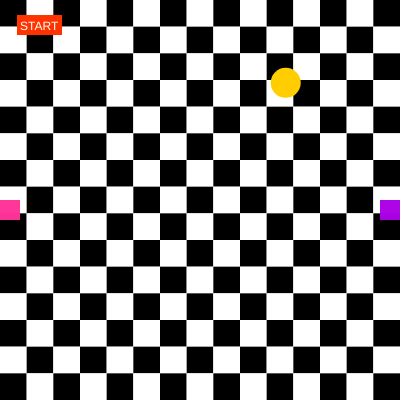
Frame 1 (no input)
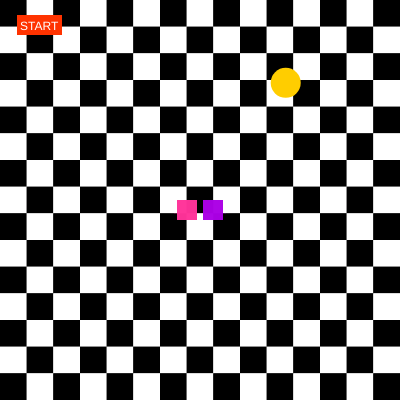
Frame 60 (no input)
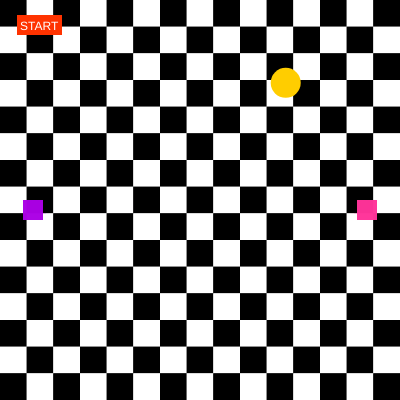
Frame 120 (the mouse pressed at the canvas centre since frame 60)

The p5.js sketch that drew these frames (run headless with seeded random() and noise() and a simulated clock; from frame 60 on, the mouse is pressed at the canvas centre):

// p5.js sketch
// ── sketch.js
// players
var xJ1=0;
var yJ1;
var xJ2;
var yJ2;

//punto
var xE=0;
var yE=0;

//player var
var player1State;
var player2State;
var opacity1=250;
var opacity2=250;

// fondo
var squareSide= 0;

// estados de juego
const STATE={
play:0,
pause:1,
initialState:2,
win:3
};
var gameState;
var winningPlayer;


function setup() {
  yJ1=400/2;
  xJ2=400-20;
  yJ2=400/2;
  
  createCanvas(400, 400);
  squareSide=400/15;
  
  //posicion aleatoria punto
  xE=random(0,400);
  yE=random(400);
}

function draw() {
 
  //Fondo
  noStroke();
   for(var j=0; j<15; j++){
    for(var i=0; i<15; i++){
    if(i%2==0){
    if(j%2==0){
      
        fill(0,0,0);
      }else {
        fill(255,255,255);
      }
       rect(i*squareSide,j*squareSide,squareSide,squareSide);
    } else{
      if(j%2==0){
        fill(255,255,255);
      }else {
        fill(0,0,0);
      }
       rect(i*squareSide,j*squareSide,squareSide,squareSide);
    }
   }
  }
  
   //start
  fill(255, 51, 0);
  rect(17,15,45,20);
   fill(255)
  text('START',20,30);
  
  
  //FIGURAS CUADRADAS
noStroke();
fill(255, 51, 153,opacity2);
rect(xJ1, yJ1, 20, 20);
 
  fill(172, 0, 230,opacity2);
  rect(xJ2, yJ2, 20, 20); 
  
  
  //puntos
  noFill();
  arc(xE+5,yE-10,10,30,PI/2,PI+PI/2);
  fill(255,205,0);
  ellipse(xE,yE, 30,30);
  print(dist(xJ1,yJ1,xE,yE));
  
  // puntaje
  //distancia cuadrado punto
  
  
  //player 1
 if((dist(xJ1,yJ1,xE,yE)<30)){
   
    xE=random(0,400);
    yE=random(400);
   
    fill(255,0,0);
    rect(xE,yE, 20,20);
    if(opacity1>=0 && opacity1<=225){
    opacity1=opacity1+25;
    }
   
    if(opacity2>=25 && opacity2<=250){
    opacity2=opacity2-25;
        }
  }
  
  
  //player 2
print(dist(xJ2,yJ2,xE,yE));
if((dist(xJ2,yJ2,xE,yE)<30)){
   
   xE=random(0,400);
   yE=random(400);
    
    fill(255,0,0);
   rect(xE,yE, 20,20);
    if(opacity1>=25 && opacity1<=250){
    opacity1=opacity1-25;
    }
    if(opacity2>=0 && opacity2<=225){
    opacity2=opacity2+25;
    }
 
    if (opacity2<=225){
      opacity2=opacity2+25;
    }
  }
  
    //movimiento cuadrados
    xJ1=xJ1+3;
    xJ2=xJ2-3;


     //Estados del juego
     if((opacity1 == 0) || ( opacity2 == 0)){
       
       gameState = STATE.win;
     }else {
       if( key == ' '){
         gameState = STATE.pause;
       } else {
         gameState = STATE.play;
       }
     }
     
  defineState(gameState);
  

}
// movimiento flechas
function playerOneMovement(keyPress){
  player1State = keyPress;
  switch(keyPress){
    case RIGHT_ARROW:
      xJ1=xJ1;
      yJ1=yJ1;
      break;
    case LEFT_ARROW:
      xJ1= xJ1-10;
      yJ1=yJ1;
      break;
    case UP_ARROW:
      yJ1= yJ1-3;
      xJ1= xJ1-3;
      break;
    case DOWN_ARROW:
      yJ1=yJ1+3;
      xJ1=xJ1-3;
      break;
  }
  
  if(xJ1>400){
    xJ1=0;
    yJ1=yJ1;
  }
  if(yJ1>400){
  yJ1=0;
  xJ1=xJ1;
  }
  if( yJ1<-20){
  yJ1=400;
  xJ1=xJ1;
  }
  if(xJ1<-20){
   xJ1=400;
    yJ1=yJ1;
  }
}
//movimiento letras 
function playerTwoMovement(keyPress){
  player2State = keyPress;
  switch(keyPress){
    case 'd':
    xJ2=xJ2+10;
    yJ2=yJ2;
      break;
    case 'a':
      yJ1= yJ1;
      xJ1= xJ1;
      break;
    case 'w':
      yJ2= yJ2-3;
      xJ2= xJ2+3;
      break;
    case 's':
      yJ2=yJ2+3;
      xJ2=xJ2+3;
      break;
  }
  
  if(xJ2>400){
    xJ2=0;
    yJ2=yJ2;
  }
  if(yJ2>400){
  yJ2=0;
  xJ2=xJ2;
  }
  if( yJ2<-20){
  yJ2=400;
  xJ2=xJ2;
  }
  if(xJ2<-20){
   xJ2=400;
   yJ2=yJ2;
  }
}
//juego
function defineState(gameState){
  switch(gameState){
   
    case STATE.play:
  if(keyCode == RIGHT_ARROW || keyCode == LEFT_ARROW || keyCode == DOWN_ARROW || keyCode == UP_ARROW){
    playerOneMovement(keyCode);
  }else {
    playerOneMovement(player1State);
  }
    
  if(key == 'a' || key == 'd' || key == 'w' || key == 's'){
    playerTwoMovement(key);
  }else {
    playerTwoMovement(player2State);
  }
  break;
  
 
   
//definicion imagen ganador
case STATE.win:
if(opacity1 == 0){
    
   
     
  //figura cuadrado
fill(242,236,220);
rect(400/2,400/2,400/8,400/3,0,PI,CHORD);
translate(-400/16,3*400/4.2);
rotate(PI/2 / -2);
rect(400/2,400/2,400/8,2*400/5,PI,0,CHORD);
  
   
     
//figura cuadrado
fill(242,236,220);
rect(400/2,400/2,400/8,400/3,0,PI,CHORD);
translate(-400/16,3*400/4.2);
rotate(PI/2 / -2);
rect(400/2,400/2,400/8,2*400/5,PI,0,CHORD);
  
  

   }
   break;
  }
}
